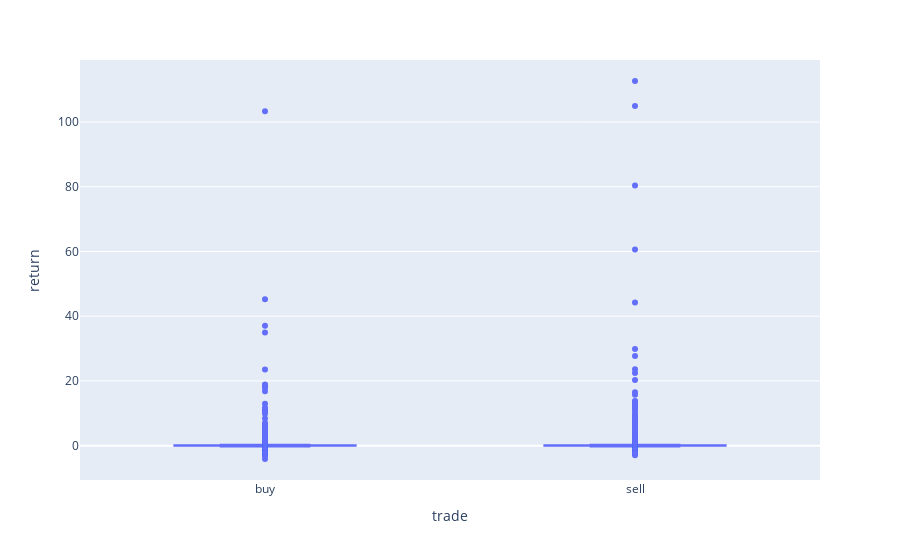

Notebook source saved alongside this figure:
### Code cell
fig = px.box(all_trades, x='trade', y='return')
fig.show()

### Figure 1 — Plotly figure (JSON) as saved in the notebook; plotly's stock layout.template omitted (floating-point values rounded to 4 significant figures; data arrays with more than 128 entries replaced by an {"elided": "..."} marker saying what was removed)
{"data": [{"alignmentgroup": "True", "hovertemplate": "trade=%{x}<br>return=%{y}<extra></extra>", "legendgroup": "", "marker": {"color": "#636efa"}, "name": "", "notched": false, "offsetgroup": "", "orientation": "v", "showlegend": false, "type": "box", "x": {"elided": "33208 str values"}, "x0": " ", "xaxis": "x", "y": {"elided": "33208 float values"}, "y0": " ", "yaxis": "y"}], "layout": {"boxmode": "group", "legend": {"tracegroupgap": 0}, "margin": {"t": 60}, "xaxis": {"anchor": "y", "domain": [0, 1], "title": {"text": "trade"}}, "yaxis": {"anchor": "x", "domain": [0, 1], "title": {"text": "return"}}}}
